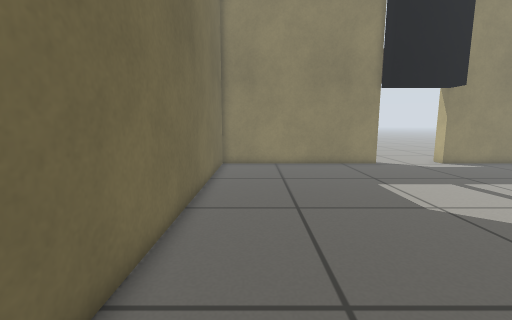
view 1 (above)

12 first-person views from a walk through a Gazebo world. The camera is 0.59 m above the floor, tilts 8° down and sees 90° across. The floor is counted in squares, 0.2 m on a side. Each view is taken from the middle of a square. On the plan, view 1 faces up. The plan holds only what a view shows up to about 19 squares ahead; the rest is blank.

view 2
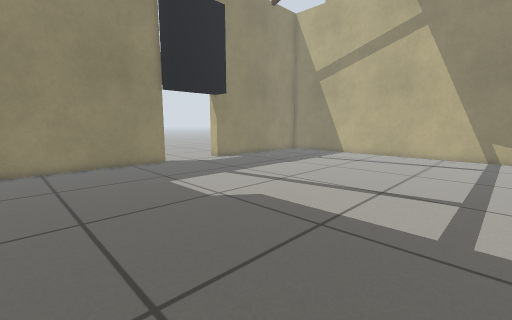

view 3
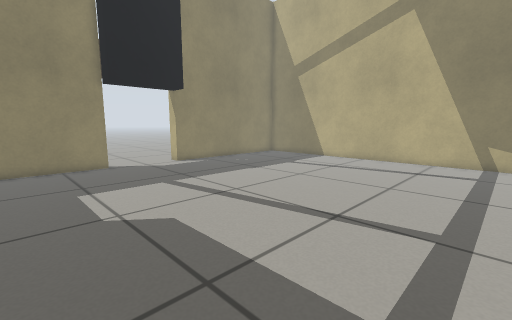

view 4
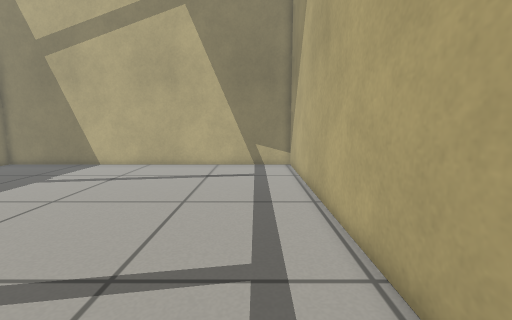

view 5
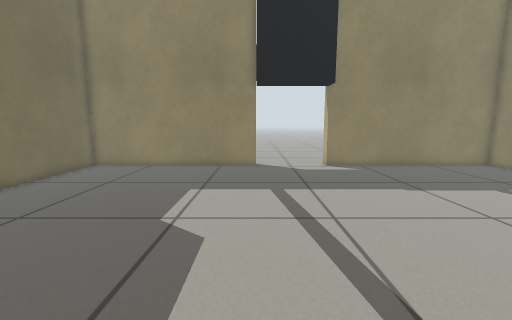

view 6
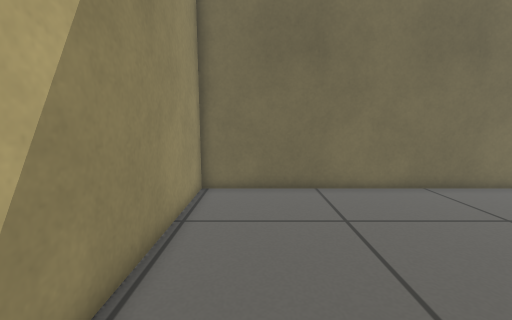

view 7
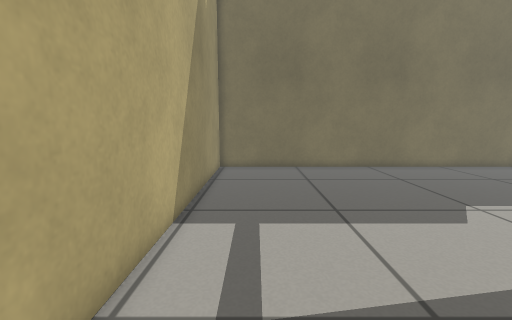

view 8
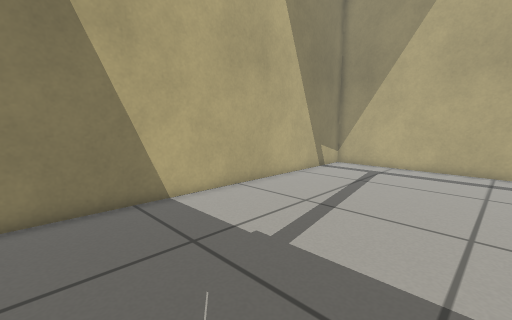

view 9
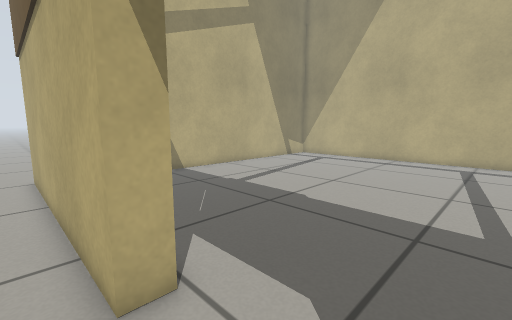

view 10
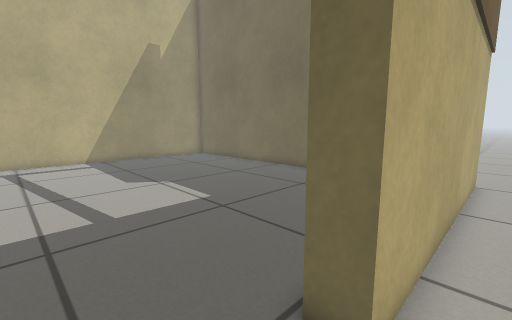

view 11
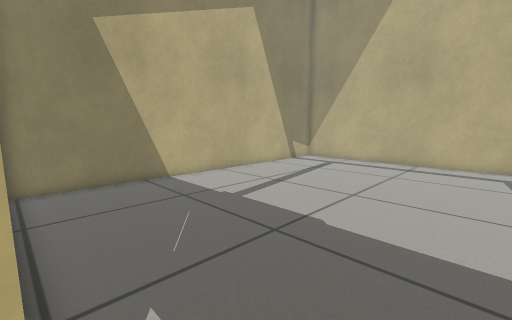

view 12
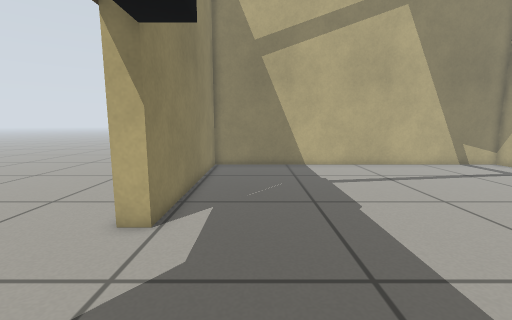

### Floor plan
Points are (right, up) in squares from view 1. A wall is a line through its corners. A room is listed if a view was taken in it or the views show most of it. See-through windows are left out.
Room 1 (views 1, 2, 3, 4, 5, 6, 7, 8, 12)
walls: (9, 19) (2.4, 19); (20.5, 19) (14, 19); (0.6, 19) (-2.5, 19) (-2.5, -1.5) (25.5, -1.5) (25.5, 19) (22.4, 19)
ways out: opening at (11.5, 19.5) to room 2
Room 2 (views 9, 10, 11)
walls: (14, 19) (14, 20) (26.5, 20); (-3.5, 20) (9, 20) (9, 19)
ways out: opening at (11.5, 19.5) to room 1

Where each view was taken, in squares from view 1:
view 1: 0 up, 0 right, facing up
view 2: 0 up, 0 right, facing up-right
view 3: 0 up, 4 right, facing up-right
view 4: 1 up, 7 right, facing right
view 5: 1 up, 9 right, facing up
view 6: 1 up, 9 right, facing left
view 7: 1 up, 15 right, facing left
view 8: 17 up, 16 right, facing down-right
view 9: 21 up, 10 right, facing down-right
view 10: 21 up, 12 right, facing down-left
view 11: 19 up, 12 right, facing down-right
view 12: 16 up, 7 right, facing right
